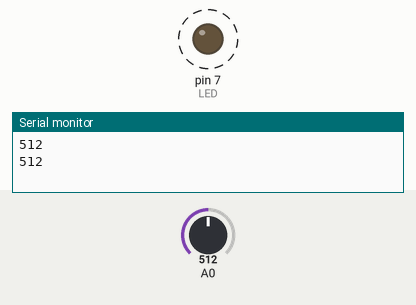
Recording of a sketch running on a simulated Arduino Uno, built with avr-gcc and run on an emulated ATmega328P. Shown: output pins drawn as LEDs (lit = HIGH), the last lines printed to the serial monitor. Dashed ring = blinking. The inputs (shaded band) are chosen by the test bench; at power-on: A0 = 512.

Above: at 1.8 s.
1.9 s: A0 set to 306
At 2.2 s:
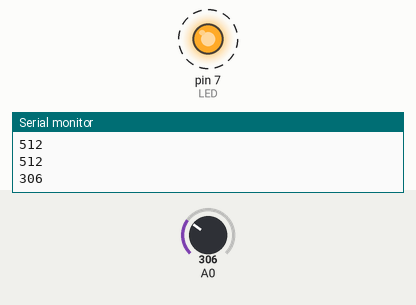
5.4 s: A0 set to 122
At 5.56 s:
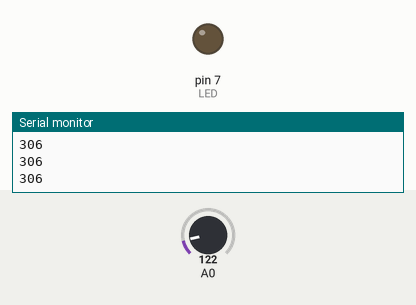
Timing chart, 0 to 14.9 s (numbered marks = the images above; inputs shaded):
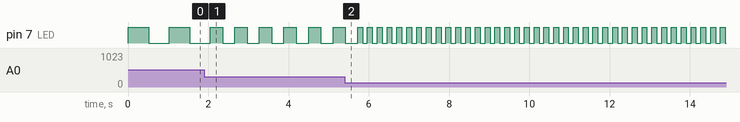

Measured:
- after the input at 1.9 s, pin 7 (LED): alternates HIGH for 0.31 s and LOW for 0.31 s, starting after 0.46 s
- by itself, pin 7 (LED): alternates HIGH for 0.51 s and LOW for 0.51 s

The sketch:

LED_rate.ino
```cpp
const int LED = 7;
int val = 0;

void setup() {
  pinMode(LED, OUTPUT);
  Serial.begin(9600);
}

void loop() {
  val = analogRead(0);
  Serial.println(val);

  digitalWrite(LED, HIGH);
  delay(val);

  digitalWrite(LED, LOW);
  delay(val);
}
```
